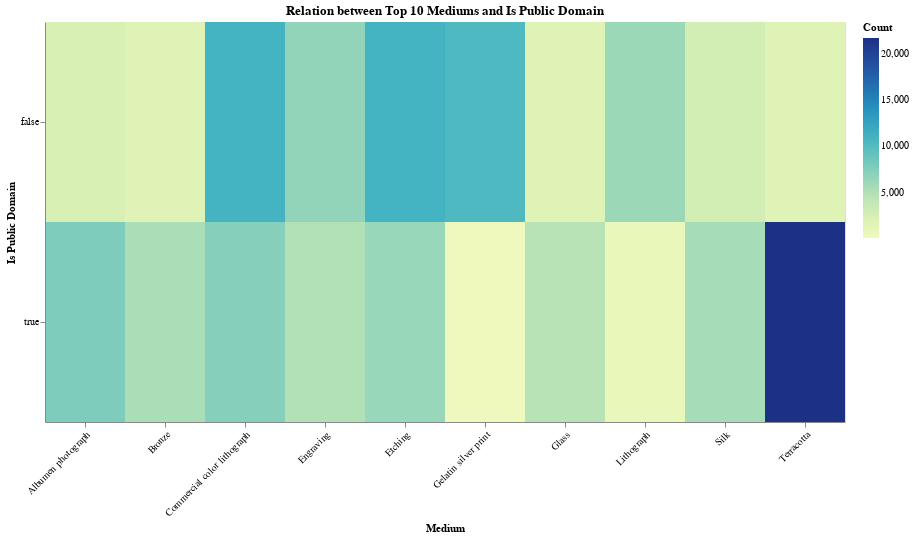

Write notebook code for a chart like this one.
### Markdown cell above
### Heatmap Relation of Medium and Public Domain

### Code cell
# Step 1: Filter to include only the top 10 mediums
top_10_mediums = df['Medium'].value_counts().head(10).index
filtered_df = df[df['Medium'].isin(top_10_mediums)]

# Step 2: Aggregate counts by Medium and Is Public Domain
heatmap_data2 = filtered_df.groupby(['Medium', 'Is Public Domain']).size().reset_index(name='Count')

# Step 3: Create the heatmap using Altair
heatmap2 = alt.Chart(heatmap_data2).mark_rect().encode(
    x=alt.X('Medium:O', title='Medium', axis=alt.Axis(labelAngle=-45)),  # Rotate x-axis labels
    y=alt.Y('Is Public Domain:N', title='Is Public Domain', sort=['True', 'False']),
    color=alt.Color('Count:Q', title='Count'),
    tooltip=['Medium', 'Is Public Domain', 'Count']
).properties(
    title='Relation between Top 10 Mediums and Is Public Domain',
    width=800,
    height=400
)

heatmap2

### Figure 1 — Vega specification as saved in the notebook (floating-point values rounded to 4 significant figures)
{"$schema": "https://vega.github.io/schema/vega/v5.json", "data": [{"name": "source_0"}, {"name": "data_0", "values": [{"Count": 2481, "Is Public Domain": false, "Medium": "Albumen photograph"}, {"Count": 7671, "Is Public Domain": true, "Medium": "Albumen photograph"}, {"Count": 1806, "Is Public Domain": false, "Medium": "Bronze"}, {"Count": 5419, "Is Public Domain": true, "Medium": "Bronze"}, {"Count": 10900, "Is Public Domain": false, "Medium": "Commercial color lithograph"}, {"Count": 7306, "Is Public Domain": true, "Medium": "Commercial color lithograph"}, {"Count": 6717, "Is Public Domain": false, "Medium": "Engraving"}, {"Count": 5019, "Is Public Domain": true, "Medium": "Engraving"}, {"Count": 10968, "Is Public Domain": false, "Medium": "Etching"}, {"Count": 6357, "Is Public Domain": true, "Medium": "Etching"}, {"Count": 10323, "Is Public Domain": false, "Medium": "Gelatin silver print"}, {"Count": 88, "Is Public Domain": true, "Medium": "Gelatin silver print"}, {"Count": 1788, "Is Public Domain": false, "Medium": "Glass"}, {"Count": 4721, "Is Public Domain": true, "Medium": "Glass"}, {"Count": 6234, "Is Public Domain": false, "Medium": "Lithograph"}, {"Count": 753, "Is Public Domain": true, "Medium": "Lithograph"}, {"Count": 2874, "Is Public Domain": false, "Medium": "Silk"}, {"Count": 5627, "Is Public Domain": true, "Medium": "Silk"}, {"Count": 1764, "Is Public Domain": false, "Medium": "Terracotta"}, {"Count": 21750, "Is Public Domain": true, "Medium": "Terracotta"}]}, {"name": "data_0_x_domain_Medium", "values": [{"Medium": "Albumen photograph"}, {"Medium": "Bronze"}, {"Medium": "Commercial color lithograph"}, {"Medium": "Engraving"}, {"Medium": "Etching"}, {"Medium": "Gelatin silver print"}, {"Medium": "Glass"}, {"Medium": "Lithograph"}, {"Medium": "Silk"}, {"Medium": "Terracotta"}]}, {"name": "source_0_y_domain_Is Public Domain", "values": [{"Is Public Domain": false, "sort_field": 2.0}, {"Is Public Domain": true, "sort_field": 2.0}]}, {"name": "data_0_color_domain_Count", "values": [{"min": 88, "max": 21750}]}], "marks": [{"type": "rect", "name": "marks", "from": {"data": "data_0"}, "encode": {"update": {"x": {"field": "Medium", "scale": "x"}, "y": {"field": "Is Public Domain", "scale": "y"}, "height": {"signal": "max(0.25, bandwidth('y'))"}, "fill": {"field": "Count", "scale": "color"}, "tooltip": {"signal": "{\"Medium\": isValid(datum[\"Medium\"]) ? datum[\"Medium\"] : \"\"+datum[\"Medium\"], \"Is Public Domain\": isValid(datum[\"Is Public Domain\"]) ? datum[\"Is Public Domain\"] : \"\"+datum[\"Is Public Domain\"], \"Count\": format(datum[\"Count\"], \"\")}"}, "width": {"signal": "max(0.25, bandwidth('x'))"}}}, "style": ["rect"]}], "scales": [{"name": "x", "type": "band", "domain": {"data": "data_0_x_domain_Medium", "field": "Medium", "sort": true}, "range": [0, {"signal": "width"}], "paddingInner": 0, "paddingOuter": 0}, {"name": "y", "type": "band", "domain": {"data": "source_0_y_domain_Is Public Domain", "field": "Is Public Domain", "sort": {"op": "max", "field": "sort_field"}}, "range": [0, {"signal": "height"}], "paddingInner": 0, "paddingOuter": 0}, {"name": "color", "type": "linear", "domain": [{"signal": "(data(\"data_0_color_domain_Count\")[0] || {}).min"}, {"signal": "(data(\"data_0_color_domain_Count\")[0] || {}).max"}], "range": "heatmap", "interpolate": "hcl", "zero": false}], "axes": [{"scale": "x", "grid": false, "title": "Medium", "zindex": 1, "labelAlign": "right", "labelAngle": 315, "labelBaseline": "top", "orient": "bottom"}, {"scale": "y", "orient": "left", "grid": false, "title": "Is Public Domain", "zindex": 1}], "title": {"text": "Relation between Top 10 Mediums and Is Public Domain", "frame": "group"}, "height": 400, "style": "cell", "background": "white", "padding": 5, "legends": [{"title": "Count", "fill": "color", "gradientLength": {"signal": "clamp(height, 64, 200)"}}], "width": 800}
